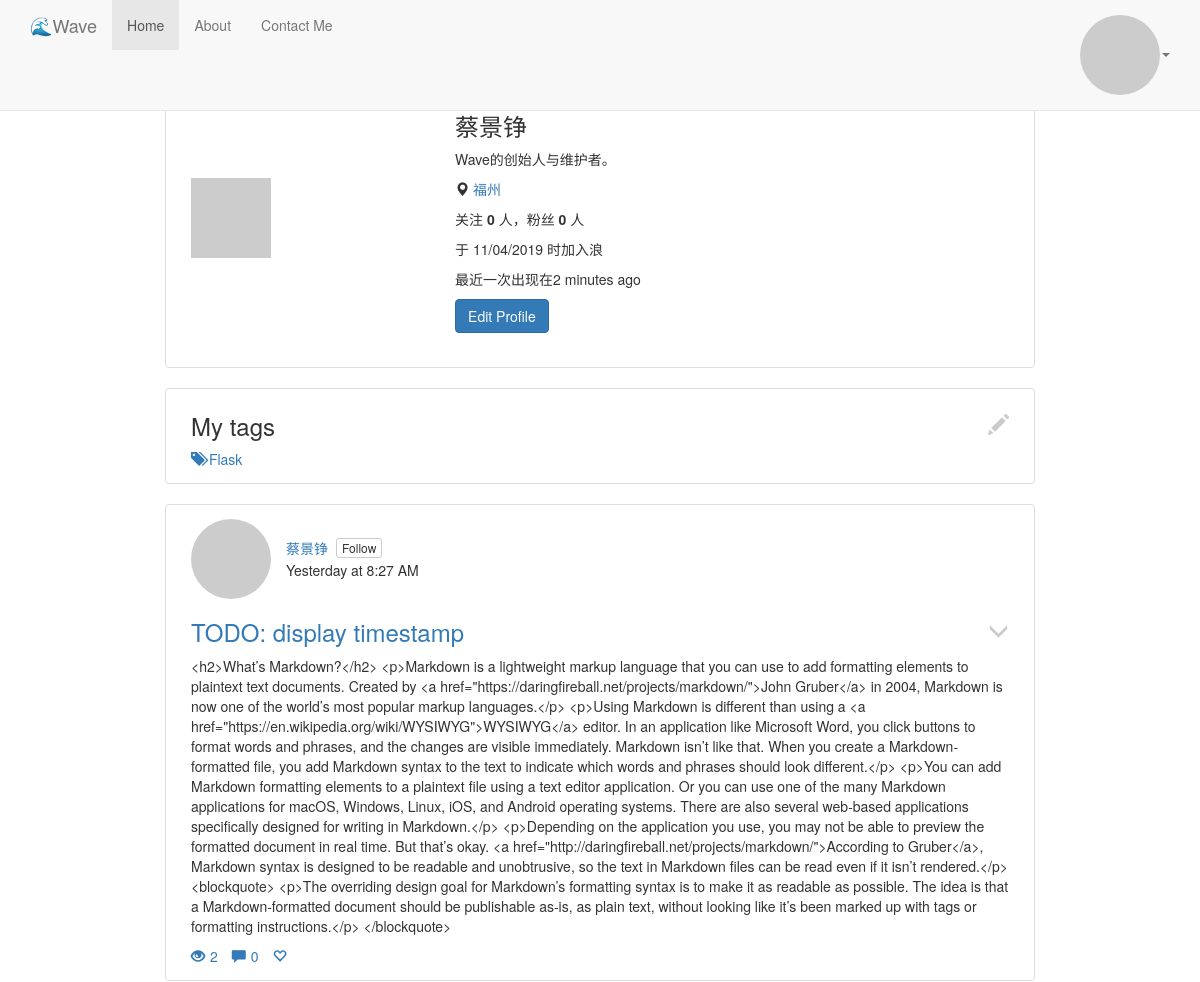
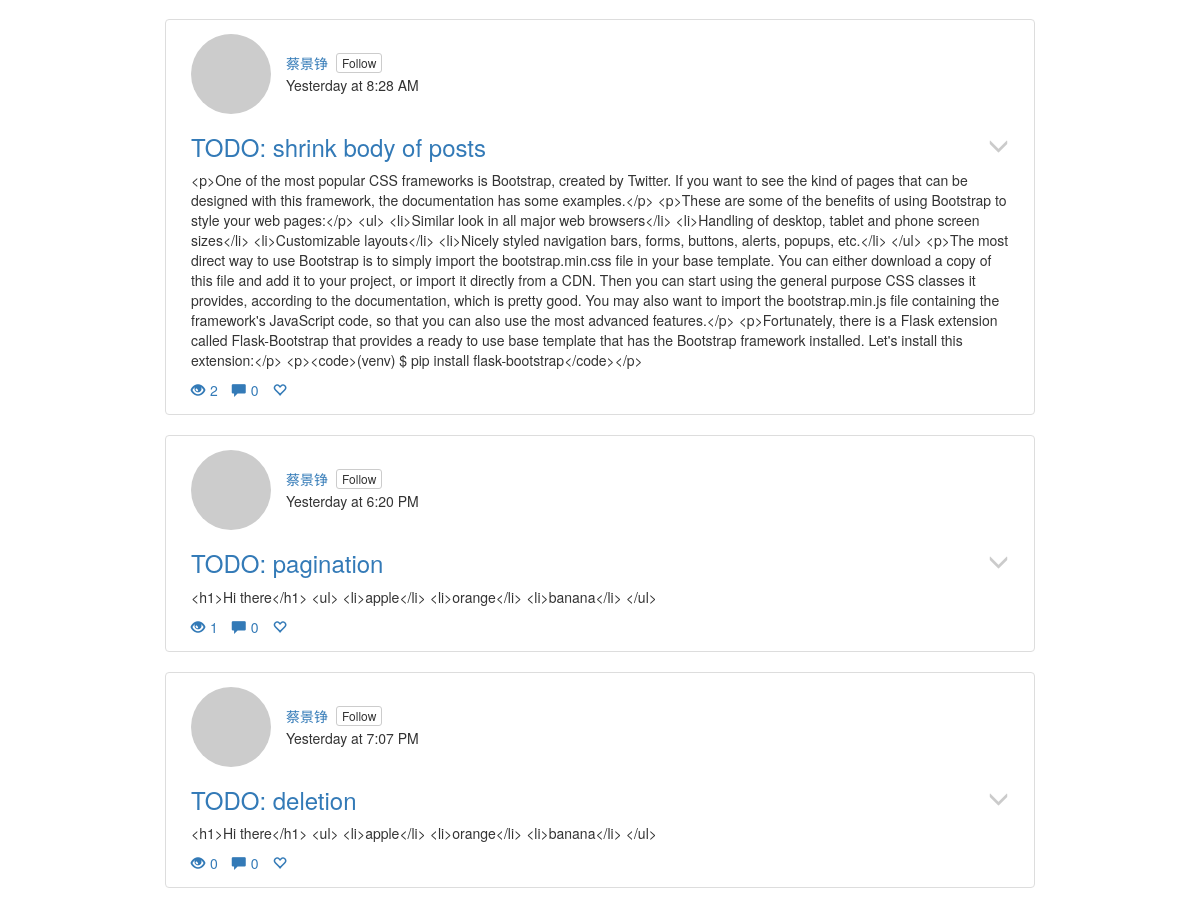
/rockham (signed in), run on the app's committed database (2 pictures, top to bottom).
### app/models.py (models this page shows, shortened)
class User(UserMixin, db.Model):
    __tablename__ = 'users'
    id = db.Column(db.Integer, primary_key=True)
    email = db.Column(db.String(64), unique=True, index=True)
    username = db.Column(db.String(64), unique=True, index=True)
    password_hash = db.Column(db.String(128))
    confirmed = db.Column(db.Boolean, default=False)
    name = db.Column(db.String(64))
    location = db.Column(db.String(64))
    description = db.Column(db.Text)
    member_since = db.Column(db.DateTime(), default=datetime.utcnow)
    last_seen = db.Column(db.DateTime(), default=datetime.utcnow)
    email_hash = db.Column(db.String(32))
    locale = db.Column(db.String(8), default='')
    timezone = db.Column(db.String(8), default='UTC+8')
    is_administrator = db.Column(db.Boolean, default=False)
    posts = db.relationship('Post', lazy='dynamic', backref=db.backref('author', lazy='select'))
    tags = db.relationship('Tag', secondary='users_tags', lazy='subquery',
                           backref=db.backref('users', lazy=True))
    followed = db.relationship('User', secondary='follows', lazy='dynamic',
                               primaryjoin=(follows.c.follower_id == id),
                               secondaryjoin=(follows.c.followed_id == id),
                               backref=db.backref('followers', lazy='dynamic'))
    @property
    def password(self):
        raise AttributeError('password is not readable.')
    def ping(self):
        self.last_seen = datetime.utcnow()
        db.session.add(self)
        db.session.commit()
    def avatar(self, size):
        return 'https://www.gravatar.com/avatar/{}?d=identicon&s={}'.format(self.email_hash, size)
    def follows(self, user):
        if not self.is_following(user):
            self.followed.append(user)

class Tag(db.Model):
    __tablename__ = 'tags'
    id = db.Column(db.Integer, primary_key=True)
    name = db.Column(db.String(64), unique=True, index=True)
    description = db.Column(db.String(128))

class Post(db.Model):
    __tablename__ = 'posts'
    id = db.Column(db.Integer, primary_key=True)
    title = db.Column(db.String(80), nullable=False)
    body = db.Column(db.Text(), nullable=False)
    html = db.Column(db.Text())
    is_public = db.Column(db.Boolean(), nullable=False)
    pub_timestamp = db.Column(db.DateTime(), default=datetime.utcnow)
    edit_timestamp = db.Column(db.DateTime(), default=datetime.utcnow, index=True)
    language = db.Column(db.String(5), default='')
    clicked = db.Column(db.Integer, default=0)
    hearts = db.Column(db.Integer, default=0)
    author_id = db.Column(db.Integer, db.ForeignKey('users.id'), nullable=False)
    comments = db.relationship('Comment', lazy='dynamic',
                               backref=db.backref('post', lazy='select'))
    tags = db.relationship('Tag', secondary='posts_tags', lazy='subquery',
                           backref=db.backref('posts', lazy=True))

### app/frontend/views.py (the view)
@frontend.route('/<username>')
def user(username):
    u = User.query.filter_by(username=username).first_or_404()
    return render_template('user/profile.html', user=u)

### app/auth/views.py (called while the page is built)
@auth.before_app_request
def before_request():
    if current_user.is_authenticated:
        current_user.ping()
        if not current_user.confirmed \
            and request.endpoint \
            and request.blueprint != 'auth' \
            and request.endpoint != 'static':
            return redirect(url_for('auth.unconfirmed'))

### app/models.py (called while the page is built)
@login_manager.user_loader
def load_user(id):
    return User.query.get(int(id))

### app/templates/user/profile.html (shortened to what this page needs)
{% extends "base.html" %}
{% block content %}
    <div class="row">
        <div class="col-xs-12 col-md-12"><div href="#" class="thumbnail profile clearfix">
            <div class="avatar"><img src="{{ user.avatar(256) }}" alt="avatar"></div>
            <div class="text">
                <h3>{{ user.name }}</h3>
                {% if user.description %} <p>{{ user.description }}</p> {% endif %}
                {% if user.location %}
                    <p>
                        <span class="glyphicon glyphicon-map-marker" aria-hidden="true"></span>
                        <a href="http://maps.google.com/?q={{ user.location }}">{{ user.location }}</a>
                    </p>
                {% endif %}
                <p>关注 <strong>{{ user.followers.count() }}</strong> 人，粉丝 <strong>{{ user.followed.count() }}</strong> 人</p>
                <p>{{ _('于 %s 时加入浪' %moment(user.member_since).format('L')) }}</p>
                <p>{{ _('最近一次出现在%s' %moment(user.last_seen).fromNow()) }}</p>
                {% if current_user == user %}
                    <p>
                        <a href="{{ url_for('.edit_profile') }}" class="btn btn-primary" role="button">{{ _('Edit Profile') }}</a>
                    </p>
                {% elif not current_user.is_following(user) %}
                    <p><a href="#" class="btn btn-primary" role="button">关注TA</a></p>
                {% else %}
                    <p><a href="#" class="btn btn-default" role="button" disabled=true>已关注</a></p>
                {% endif %}
            </div>
        </div></div>
    </div>
    {% if user.tags and current_user == user %}
    <div class="row">
        <div class="col-xs-12 col-md-12">
            <div class="thumbnail">
                <h3>
                    {{ _('My tags') }}
                    {% if current_user == user %}
                        <button class="close" type="button">
                            <span class="glyphicon glyphicon-pencil" aria-hidden="true"></span>
                        </button>
                    {% endif %}
                </h3>
                <p>
                    {% for tag in user.tags %}
                        <a href="#">
                            <span class="glyphicon glyphicon-tags" aria-hidden="true"></span>&nbsp{{ tag.name }}
                        </a>
                    {% endfor %}
                </p>
            </div>
        </div>
    </div>
    {% endif %}
    {% if user.posts %}
        {% for post in user.posts %}
            {% include 'user/_post_thumbnail.html' %}
        {% endfor %}
    {% endif %}
{% endblock %}

### app/templates/base.html (shortened to what this page needs)
{% extends "bootstrap/base.html" %}
{% block html_attribs %} lang="zh-cmn-hans"{% endblock %}
{% block styles %}
    {{ super() }}
    <link href="{{ url_for('static', filename='css/wave.css') }}" rel="stylesheet">
{% endblock %}
{% block head %}
    {{ super() }}
{% endblock %}
{% block navbar %}
<nav class="navbar navbar-default navbar-fixed-top">
  <div class="container">
    <div class="navbar-header">
      <a class="navbar-brand" href="{{ url_for('frontend.index') }}">🌊{{ _('Wave') }}</a>
    </div>
    <div id="navbar" class="collapse navbar-collapse">
      <ul class="nav navbar-nav">
        <li class="active"><a href="{{ url_for('frontend.user', username=current_user.username) }}">{{ _('Home') }}</a></li>
        <li><a href="#about">{{ _('About') }}</a></li>
        <li><a href="#contact">Contact Me</a></li>
      </ul>
      <ul class="nav navbar-nav navbar-right">
        {% if current_user.is_authenticated %}
          <li class="dropdown">
            <a href="#" class="dropdown-toggle" data-toggle="dropdown">
                <img src="{{ current_user.avatar(size=19) }}" alt="avatar" class="avatar"><b class="caret"></b>
            </a>
          </li>
        {% else %}
            <li><a href="{{ url_for('auth.login') }}">{{ _('Sign in') }}</a></li>
        {% endif %}
      </ul>
    </div>
  </div>
</nav>
{% endblock %}

### app/templates/user/_post_thumbnail.html
<div class="row">
    <div class="col-xs-12 col-md-12">
        <div class="thumbnail article-preview">
            <div class="author-bar clearfix flex-box">
                <div><a href="{{ url_for('.user', username=post.author.username) }}">
                    <img src="{{ post.author.avatar(42) }}" alt="avatar" class="avatar">
                </a></div>
                <div class="author-bar-right">
                    <div class="author-bar-name flex-box">
                        <div><a href="{{ url_for('.user', username=post.author.username) }}">{{ post.author.name }}</a></div>
                        <button class="btn btn-default btn-xxs btn-follow">{{ _('Follow') }}</button>
                    </div>
                    <div class="timestamp">{{ moment(post.pub_timestamp).calendar() }}</div>
                </div>
            </div>
            <h3><a href="{{ url_for('.article', id=post.id) }}">{{ post.title }}</a>
                {% if current_user == user %}
                    <button class="close" type="button" onclick="window.location.href = '{{ url_for('.edit', id=post.id) }}';">
                        <span class="glyphicon glyphicon-menu-down" aria-hidden="true"></span>
                    </button>
                {% endif %}
            </h3>
            <p>{{ post.html }}</p>
            {% include "user/_post_toolbar.html" %}
        </div>
    </div>
</div>

### app/templates/user/_post_toolbar.html
<p class="toolbar">
    <a href="#"><span class="glyphicon glyphicon-eye-open" aria-hidden="true"></span>{{ post.clicked }}</a>
    <a href="#"><span class="glyphicon glyphicon-comment" aria-hidden="true"></span>{{ post.comments.count() }}</a>
    <a href="#"><span class="glyphicon glyphicon-heart-empty" aria-hidden="true"></span></a>
</p>

### app/static/css/wave.css (style rules this page uses)
.avatar { border-radius: 50%; }
.flex-box { display: flex; }
.btn-xxs { padding: 0px 5px; font-size: 12px; line-height: 18px; border-radius: 3px; }
.thumbnail { padding-left: 25px; padding-right: 25px; }
.profile { min-height: 300px; align-items: center; display: flex; }
.profile .avatar { flex-grow: 1; }
.profile .text { flex-grow: 2; }
.row { max-width: 900px; margin-left: auto; margin-right: auto; }
.toolbar .glyphicon { margin-right: 0.5rem; }
.toolbar>a { text-decoration: none; padding: 3px 1rem 3px 0; }
.author-bar { margin-top: 10px; align-items: center; }
.author-bar-right { margin-left: 15px; }
.author-bar-name { margin-bottom: 2px; }
.btn-follow { margin-left: 8px; }

### data on the page
User: name "蔡景铮", description "Wave的创始人与维护者。", location "福州"
Tag: name "Flask"
Post: author.name "蔡景铮", pub_timestamp "Yesterday at 8:27 AM", title "TODO: display timestamp", html "<h2>What’s Markdown?</h2> <p>Markdown is a lightweight markup language that you can use to add formatting elements to plaintext text documents. Created by <a href=\"https://daringfireball.net/projects/markdown/\">John Gruber</a> in 2004, Markdown is now one of the world’s most popular markup languages.</p> <p>Using Markdown is different than using a <a href=\"https://en.wikipedia.org/wiki/WYSIWYG\">WYSIWYG</a> editor. In an application like Microsoft Word, you click buttons to format words and phrases, and the changes are visible immediately. Markdown isn’t like that. When you create a Markdown-formatted file, you add Markdown syntax to the text to indicate which words and phrases should look…", clicked "2", comments.count "0"
Post: author.name "蔡景铮", pub_timestamp "Yesterday at 8:28 AM", title "TODO: shrink body of posts", html "<p>One of the most popular CSS frameworks is Bootstrap, created by Twitter. If you want to see the kind of pages that can be designed with this framework, the documentation has some examples.</p> <p>These are some of the benefits of using Bootstrap to style your web pages:</p> <ul> <li>Similar look in all major web browsers</li> <li>Handling of desktop, tablet and phone screen sizes</li> <li>Customizable layouts</li> <li>Nicely styled navigation bars, forms, buttons, alerts, popups, etc.</li> </ul> <p>The most direct way to use Bootstrap is to simply import the bootstrap.min.css file in your base template. You can either download a copy of this file and add it to your project, or import it…", clicked "2", comments.count "0"
Post: author.name "蔡景铮", pub_timestamp "Yesterday at 6:20 PM", title "TODO: pagination", html "<h1>Hi there</h1> <ul> <li>apple</li> <li>orange</li> <li>banana</li> </ul>", clicked "1", comments.count "0"
Post: author.name "蔡景铮", pub_timestamp "Yesterday at 7:07 PM", title "TODO: deletion", html "<h1>Hi there</h1> <ul> <li>apple</li> <li>orange</li> <li>banana</li> </ul>", clicked "0", comments.count "0"

### other printed values
{{ user.followers.count() }} "0"
{{ user.followed.count() }} "0"
